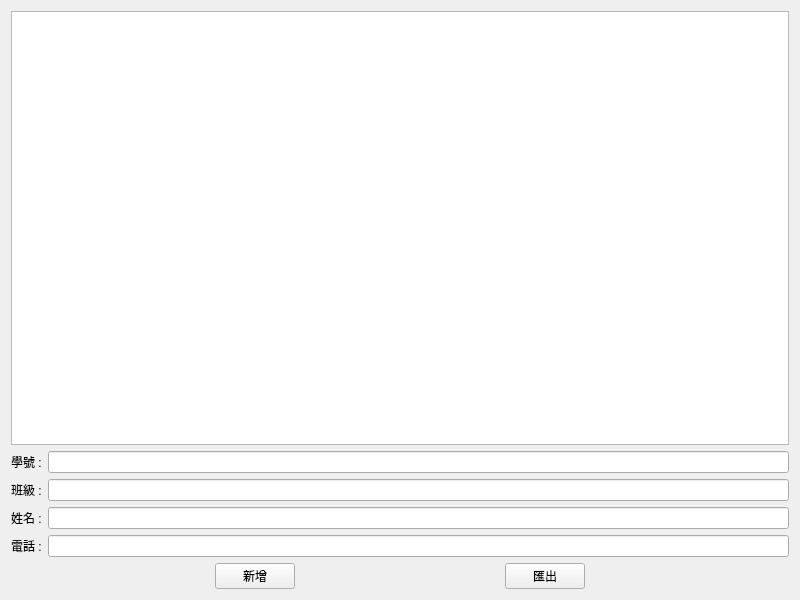
<?xml version="1.0" encoding="UTF-8"?>
<ui version="4.0">
 <class>MyWidget</class>
 <widget class="QWidget" name="MyWidget">
  <property name="geometry">
   <rect>
    <x>0</x>
    <y>0</y>
    <width>800</width>
    <height>600</height>
   </rect>
  </property>
  <property name="windowTitle">
   <string>MyWidget</string>
  </property>
  <layout class="QVBoxLayout" name="verticalLayout">
   <item>
    <widget class="QTableWidget" name="tableWidget"/>
   </item>
   <item>
    <layout class="QFormLayout" name="formLayout">
     <item row="0" column="1">
      <widget class="QLineEdit" name="lineEdit"/>
     </item>
     <item row="1" column="0">
      <widget class="QLabel" name="label_2">
       <property name="text">
        <string>班級 :</string>
       </property>
      </widget>
     </item>
     <item row="1" column="1">
      <widget class="QLineEdit" name="lineEdit_2"/>
     </item>
     <item row="2" column="0">
      <widget class="QLabel" name="label_3">
       <property name="text">
        <string>姓名 :</string>
       </property>
      </widget>
     </item>
     <item row="2" column="1">
      <widget class="QLineEdit" name="lineEdit_3"/>
     </item>
     <item row="3" column="0">
      <widget class="QLabel" name="label_4">
       <property name="text">
        <string>電話 :</string>
       </property>
      </widget>
     </item>
     <item row="3" column="1">
      <widget class="QLineEdit" name="lineEdit_4"/>
     </item>
     <item row="0" column="0">
      <widget class="QLabel" name="label">
       <property name="text">
        <string>學號 :</string>
       </property>
      </widget>
     </item>
    </layout>
   </item>
   <item>
    <layout class="QHBoxLayout" name="horizontalLayout">
     <item>
      <spacer name="horizontalSpacer">
       <property name="orientation">
        <enum>Qt::Orientation::Horizontal</enum>
       </property>
       <property name="sizeHint" stdset="0">
        <size>
         <width>40</width>
         <height>20</height>
        </size>
       </property>
      </spacer>
     </item>
     <item>
      <widget class="QPushButton" name="pushButton">
       <property name="text">
        <string>新增</string>
       </property>
      </widget>
     </item>
     <item>
      <spacer name="horizontalSpacer_2">
       <property name="orientation">
        <enum>Qt::Orientation::Horizontal</enum>
       </property>
       <property name="sizeHint" stdset="0">
        <size>
         <width>40</width>
         <height>20</height>
        </size>
       </property>
      </spacer>
     </item>
     <item>
      <widget class="QPushButton" name="pushButton_2">
       <property name="text">
        <string>匯出</string>
       </property>
      </widget>
     </item>
     <item>
      <spacer name="horizontalSpacer_3">
       <property name="orientation">
        <enum>Qt::Orientation::Horizontal</enum>
       </property>
       <property name="sizeHint" stdset="0">
        <size>
         <width>40</width>
         <height>20</height>
        </size>
       </property>
      </spacer>
     </item>
    </layout>
   </item>
  </layout>
 </widget>
 <resources/>
 <connections/>
</ui>
